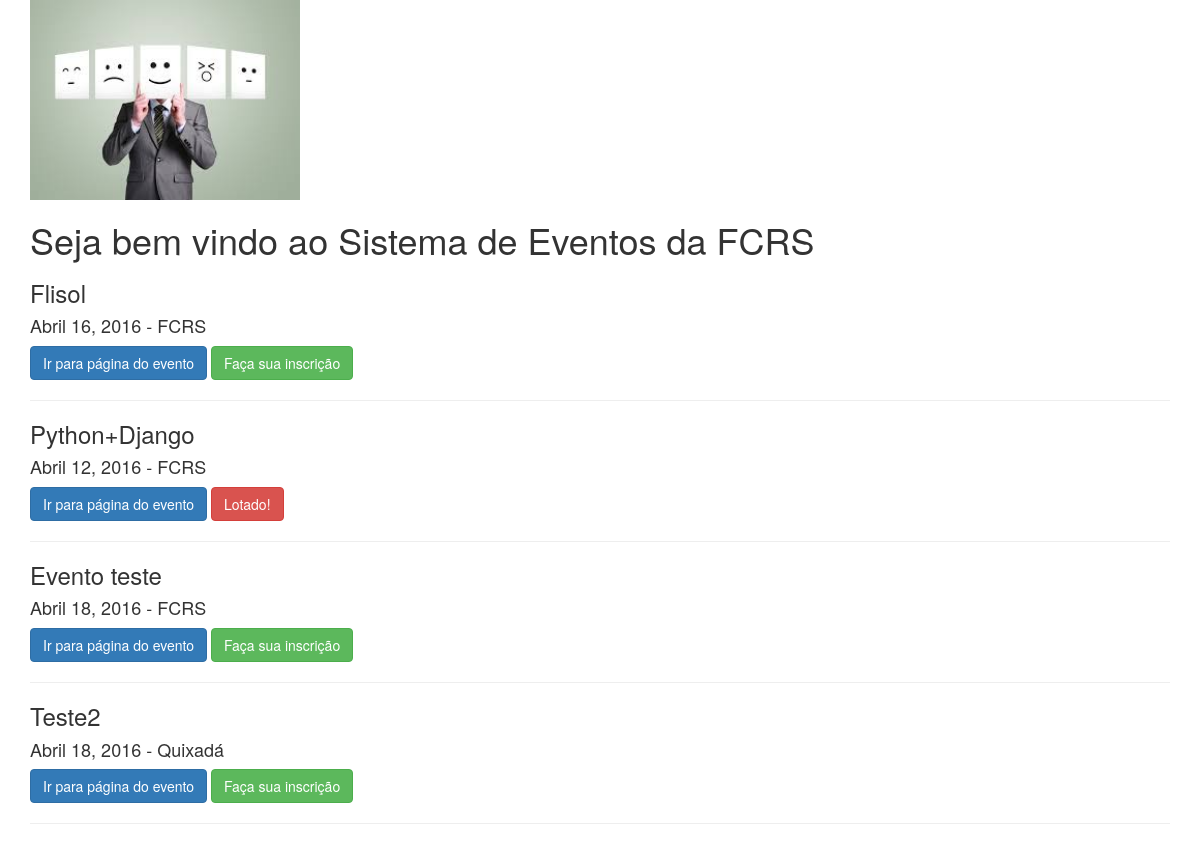
The page /evento/ on the database its author committed.
### evento/models.py (models this page shows, shortened)
@python_2_unicode_compatible
class Evento(models.Model):
    nome = models.CharField(max_length=200)
    data = models.DateField()
    local = models.CharField(max_length=200)
    descricao = models.TextField(blank=True)
    horario = models.TimeField()
    vagas = models.PositiveIntegerField()
    organizador = models.CharField(max_length=200)
    email_organizador = models.EmailField()

### evento/views.py (the view)
def index(request):
    eventos = Evento.objects.all()
    return render(request, 'evento/home.html', {'lista_eventos': eventos})

### evento/templates/evento/home.html (shortened to what this page needs)
{% load staticfiles %}
<!DOCTYPE html>
<html>
  <head>
    <link href="{% static 'evento/css/bootstrap.min.css' %}" rel="stylesheet">
  </head>
  <body>
    <div class="container">
      <div class="" id="top">
        <img src="{% static 'evento/img/nerd.jpeg'%}" height="200" alt="" />
        <h1>Seja bem vindo ao Sistema de Eventos da FCRS</h1>
      </div>
      {% for evento in lista_eventos %}
      <div class="">
        <h3>{{evento.nome}}</h3>
        <h4>{{evento.data}} - {{evento.local}}</h4>
        <a href="{% url 'mostrar_evento' evento.id %}" class="btn btn-primary">Ir para página do evento</a>
        {% if evento.vagas > evento.inscricao_set.all.count %}
          <a href="{% url 'inscrever_evento' evento.id %}" class="btn btn-success">Faça sua inscrição</a>
          {% else %}
          <a href="#" class="btn btn-danger">Lotado!</a>
          {% endif %}
      </div>
      <hr/>
      {% endfor %}
    </div>
  </body>
</html>

### rows shown on the page
Evento: nome "Flisol", data "Abril 16, 2016", local "FCRS", vagas "Faça sua inscrição"
Evento: nome "Python+Django", data "Abril 12, 2016", local "FCRS", vagas "Lotado!"
Evento: nome "Evento teste", data "Abril 18, 2016", local "FCRS", vagas "Faça sua inscrição"
Evento: nome "Teste2", data "Abril 18, 2016", local "Quixadá", vagas "Faça sua inscrição"
